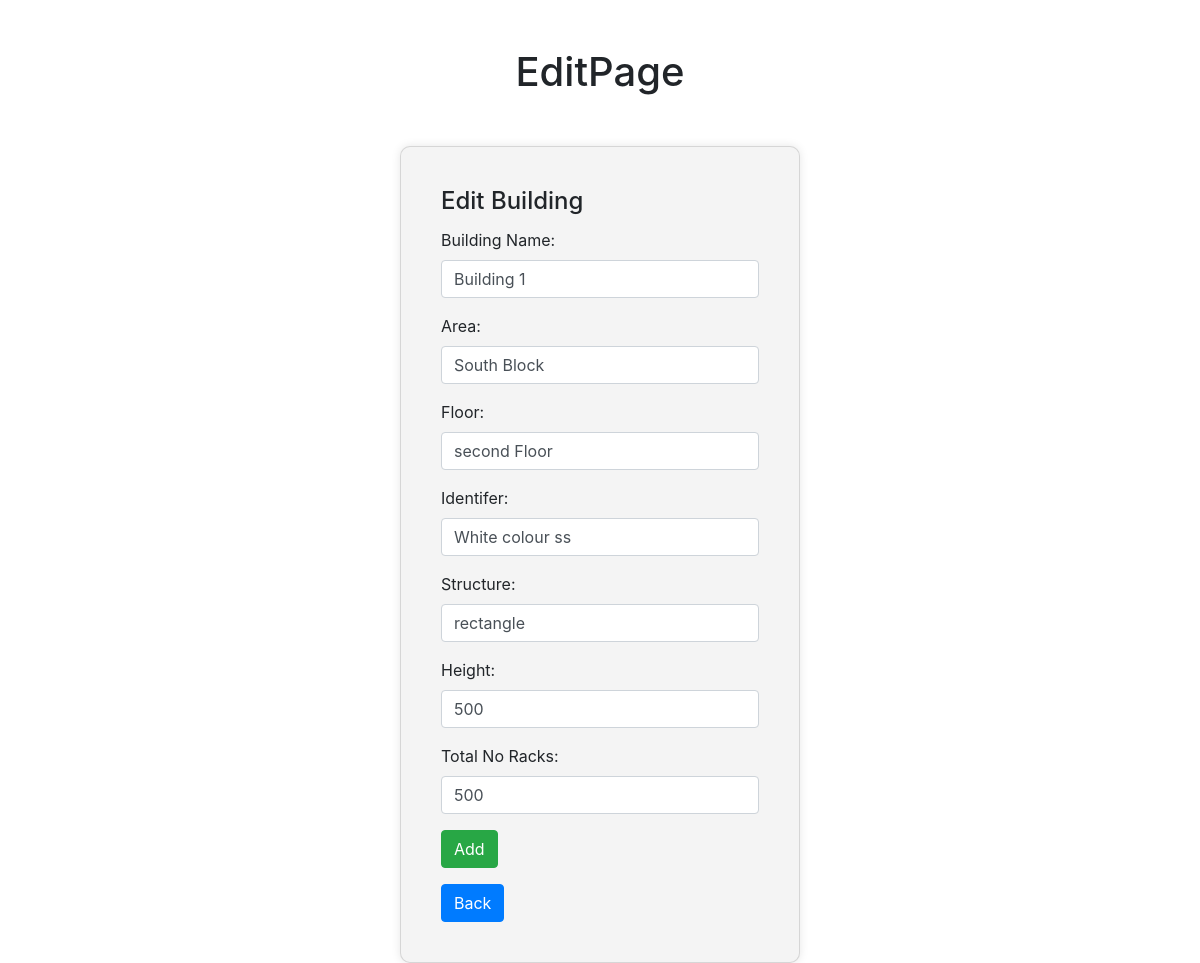
Screenshot of /edit/20/ (signed in) with the database file from the repository.
### warehouse/models3.py (models this page shows, shortened)
class Building(models.Model):
    Building_Name=models.CharField(max_length=100)
    Area=models.CharField(max_length=100)
    Floor=models.CharField(max_length=100)
    Identifer=models.CharField(max_length=100)
    Structure=models.CharField(max_length=100)
    Height=models.IntegerField(null= True)
    Total_No_Racks=models.IntegerField(null= True)

### warehouse/views.py (the view)
# urls.py: path('edit/<int:id>/', views.editbuild, name='edit'),
def editbuild(request, id):
    user_id = request.session.get('user_id')
    if not user_id:
        return redirect('main_index_Page')
    try:
        if request.method == 'POST':
            mydata = Building.objects.get(id=id)
            fm = Build(request.POST, instance=mydata)
            if fm.is_valid():
                fm.save()
        else:
            mydata = Building.objects.get(id=id)
            fm = Build(instance=mydata)
        return render(request, 'edit_building.html', {'form': fm})
    except Building.DoesNotExist:
        return redirect('main_index_Page')

### warehouse/forms2.py
class Build(forms.ModelForm):
    class Meta:
        model = Building
        fields = ['Building_Name', 'Area', 'Floor', 'Identifer', 'Structure', 'Height', 'Total_No_Racks']
        widgets = {
            'Building_Name': forms.TextInput(attrs={'class': 'form-control'}),
            'Area': forms.TextInput(attrs={'class': 'form-control'}),
            'Floor': forms.TextInput(attrs={'class': 'form-control'}),
            'Identifer': forms.TextInput(attrs={'class': 'form-control'}),
            'Structure': forms.TextInput(attrs={'class': 'form-control'}),
            'Height': forms.TextInput(attrs={'class': 'form-control'}),
            'Total_No_Racks': forms.TextInput(attrs={'class': 'form-control'}),
        }

### warehouse/templates/edit_building.html (shortened to what this page needs)
<!DOCTYPE html>
<html lang="en">
<head>
    <link rel="stylesheet" href="https://maxcdn.bootstrapcdn.com/bootstrap/4.5.2/css/bootstrap.min.css">
</head>
<body>
<div class="container mt-5">
    <center><h1>EditPage</h1></center>
    {% block content %}
    <div class="card custom-card">
        <div class="card-body">
            <h4 class="card-title">Edit Building</h4>
            <form action="" method="post">
                {{ form.as_p }}
                <button type="submit" class="btn btn-success">Add</button>
            </form>
        <a href="{% url 'view_building' %}" class="btn btn-primary mt-3">Back</a>
    </div>
        </div>
    </div>
    {% endblock content %}
</body>
</html>

### warehouse/templates/edit_building.html (style rules this page uses)
.custom-card { width: 400px; margin: 0 auto; margin-top: 50px; padding: 20px; border-radius: 10px; box-shadow: 0 0 10px rgba(0, 0, 0, 0.1); background-color: #f4f4f4; }

### rows the page displays
Building: Building_Name "Building 1", Area "South Block", Floor "second Floor", Identifer "White colour ss", Structure "rectangle", Height "500", Total_No_Racks "500"
